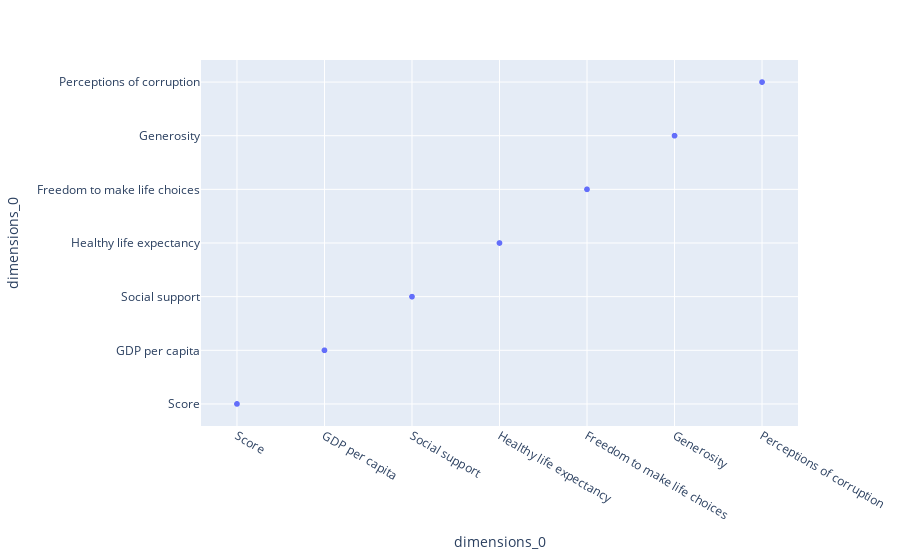

This figure's notebook cell:
### Code cell
# Task 2: Dynamic Scatter Plot
fig_scatter = px.scatter_matrix(df_clean, dimensions=[numeric_columns])
fig_scatter.show()

### Figure 1 — Plotly figure (JSON) as saved in the notebook; plotly's stock layout.template omitted (floating-point values rounded to 4 significant figures)
{"data": [{"dimensions": [{"axis": {"matches": true}, "label": "dimensions_0", "values": ["Score", "GDP per capita", "Social support", "Healthy life expectancy", "Freedom to make life choices", "Generosity", "Perceptions of corruption"]}], "hovertemplate": "%{xaxis.title.text}=%{x}<br>%{yaxis.title.text}=%{y}<extra></extra>", "legendgroup": "", "marker": {"color": "#636efa", "symbol": "circle"}, "name": "", "showlegend": false, "type": "splom"}], "layout": {"dragmode": "select", "legend": {"tracegroupgap": 0}, "margin": {"t": 60}}}
